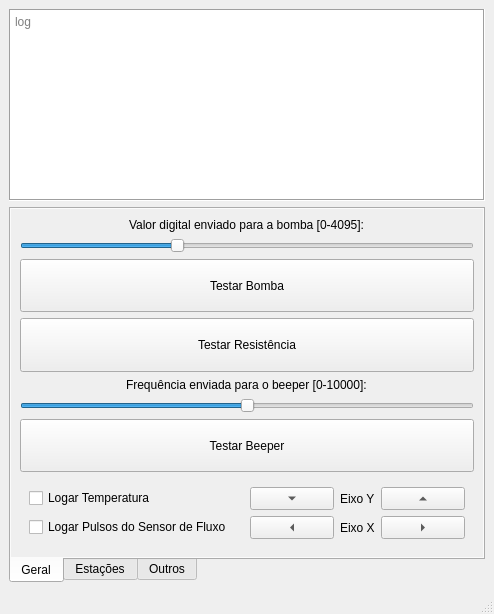
<?xml version="1.0" encoding="UTF-8"?>
<ui version="4.0">
 <class>QTester</class>
 <widget class="QMainWindow" name="QTester">
  <property name="geometry">
   <rect>
    <x>0</x>
    <y>0</y>
    <width>494</width>
    <height>614</height>
   </rect>
  </property>
  <property name="sizePolicy">
   <sizepolicy hsizetype="Preferred" vsizetype="Preferred">
    <horstretch>0</horstretch>
    <verstretch>0</verstretch>
   </sizepolicy>
  </property>
  <property name="minimumSize">
   <size>
    <width>480</width>
    <height>600</height>
   </size>
  </property>
  <property name="windowTitle">
   <string>lucas tester</string>
  </property>
  <property name="autoFillBackground">
   <bool>false</bool>
  </property>
  <property name="animated">
   <bool>false</bool>
  </property>
  <property name="documentMode">
   <bool>false</bool>
  </property>
  <property name="tabShape">
   <enum>QTabWidget::Rounded</enum>
  </property>
  <property name="dockNestingEnabled">
   <bool>false</bool>
  </property>
  <property name="unifiedTitleAndToolBarOnMac">
   <bool>true</bool>
  </property>
  <widget class="QWidget" name="centralwidget">
   <property name="enabled">
    <bool>true</bool>
   </property>
   <property name="sizePolicy">
    <sizepolicy hsizetype="Preferred" vsizetype="Preferred">
     <horstretch>0</horstretch>
     <verstretch>0</verstretch>
    </sizepolicy>
   </property>
   <property name="minimumSize">
    <size>
     <width>0</width>
     <height>0</height>
    </size>
   </property>
   <property name="autoFillBackground">
    <bool>false</bool>
   </property>
   <layout class="QGridLayout" name="gridLayout">
    <item row="0" column="0">
     <widget class="QTextEdit" name="logSerial">
      <property name="sizePolicy">
       <sizepolicy hsizetype="Preferred" vsizetype="Preferred">
        <horstretch>0</horstretch>
        <verstretch>0</verstretch>
       </sizepolicy>
      </property>
      <property name="frameShape">
       <enum>QFrame::Box</enum>
      </property>
      <property name="lineWrapMode">
       <enum>QTextEdit::NoWrap</enum>
      </property>
      <property name="readOnly">
       <bool>true</bool>
      </property>
      <property name="placeholderText">
       <string>log</string>
      </property>
     </widget>
    </item>
    <item row="1" column="0" rowspan="2">
     <widget class="QTabWidget" name="tabWidget">
      <property name="enabled">
       <bool>true</bool>
      </property>
      <property name="sizePolicy">
       <sizepolicy hsizetype="Preferred" vsizetype="Preferred">
        <horstretch>0</horstretch>
        <verstretch>0</verstretch>
       </sizepolicy>
      </property>
      <property name="layoutDirection">
       <enum>Qt::LeftToRight</enum>
      </property>
      <property name="autoFillBackground">
       <bool>false</bool>
      </property>
      <property name="tabPosition">
       <enum>QTabWidget::South</enum>
      </property>
      <property name="tabShape">
       <enum>QTabWidget::Rounded</enum>
      </property>
      <property name="currentIndex">
       <number>0</number>
      </property>
      <property name="elideMode">
       <enum>Qt::ElideNone</enum>
      </property>
      <property name="documentMode">
       <bool>false</bool>
      </property>
      <property name="tabsClosable">
       <bool>false</bool>
      </property>
      <property name="movable">
       <bool>false</bool>
      </property>
      <property name="tabBarAutoHide">
       <bool>false</bool>
      </property>
      <widget class="QWidget" name="geral">
       <property name="autoFillBackground">
        <bool>true</bool>
       </property>
       <attribute name="title">
        <string>Geral</string>
       </attribute>
       <layout class="QGridLayout" name="gridLayout_2">
        <item row="5" column="0">
         <widget class="QPushButton" name="testPump">
          <property name="sizePolicy">
           <sizepolicy hsizetype="Expanding" vsizetype="Expanding">
            <horstretch>0</horstretch>
            <verstretch>0</verstretch>
           </sizepolicy>
          </property>
          <property name="text">
           <string>Testar Bomba</string>
          </property>
         </widget>
        </item>
        <item row="2" column="0" alignment="Qt::AlignHCenter">
         <widget class="QLabel" name="label">
          <property name="text">
           <string>Valor digital enviado para a bomba [0-4095]:</string>
          </property>
         </widget>
        </item>
        <item row="10" column="0">
         <widget class="QWidget" name="widget" native="true">
          <layout class="QGridLayout" name="gridLayout_5">
           <property name="leftMargin">
            <number>9</number>
           </property>
           <property name="topMargin">
            <number>9</number>
           </property>
           <property name="rightMargin">
            <number>9</number>
           </property>
           <property name="bottomMargin">
            <number>9</number>
           </property>
           <item row="1" column="0">
            <widget class="QCheckBox" name="logTemperature">
             <property name="text">
              <string>Logar Temperatura</string>
             </property>
            </widget>
           </item>
           <item row="2" column="0">
            <widget class="QCheckBox" name="logFlowSensor">
             <property name="text">
              <string>Logar Pulsos do Sensor de Fluxo</string>
             </property>
            </widget>
           </item>
           <item row="1" column="1">
            <widget class="QWidget" name="widget_4" native="true">
             <property name="sizePolicy">
              <sizepolicy hsizetype="Preferred" vsizetype="Preferred">
               <horstretch>0</horstretch>
               <verstretch>0</verstretch>
              </sizepolicy>
             </property>
             <layout class="QHBoxLayout" name="horizontalLayout_8">
              <property name="spacing">
               <number>6</number>
              </property>
              <property name="leftMargin">
               <number>0</number>
              </property>
              <property name="topMargin">
               <number>0</number>
              </property>
              <property name="rightMargin">
               <number>0</number>
              </property>
              <property name="bottomMargin">
               <number>0</number>
              </property>
              <item>
               <widget class="QToolButton" name="yAxisDown">
                <property name="sizePolicy">
                 <sizepolicy hsizetype="Preferred" vsizetype="Preferred">
                  <horstretch>0</horstretch>
                  <verstretch>0</verstretch>
                 </sizepolicy>
                </property>
                <property name="text">
                 <string>...</string>
                </property>
                <property name="arrowType">
                 <enum>Qt::DownArrow</enum>
                </property>
               </widget>
              </item>
              <item>
               <widget class="QLabel" name="label_8">
                <property name="sizePolicy">
                 <sizepolicy hsizetype="Fixed" vsizetype="Preferred">
                  <horstretch>0</horstretch>
                  <verstretch>0</verstretch>
                 </sizepolicy>
                </property>
                <property name="text">
                 <string>Eixo Y</string>
                </property>
               </widget>
              </item>
              <item>
               <widget class="QToolButton" name="yAxisUp">
                <property name="sizePolicy">
                 <sizepolicy hsizetype="Preferred" vsizetype="Preferred">
                  <horstretch>0</horstretch>
                  <verstretch>0</verstretch>
                 </sizepolicy>
                </property>
                <property name="text">
                 <string>...</string>
                </property>
                <property name="arrowType">
                 <enum>Qt::UpArrow</enum>
                </property>
               </widget>
              </item>
             </layout>
            </widget>
           </item>
           <item row="2" column="1">
            <widget class="QWidget" name="widget_5" native="true">
             <property name="sizePolicy">
              <sizepolicy hsizetype="Preferred" vsizetype="Preferred">
               <horstretch>0</horstretch>
               <verstretch>0</verstretch>
              </sizepolicy>
             </property>
             <layout class="QHBoxLayout" name="horizontalLayout_9">
              <property name="spacing">
               <number>6</number>
              </property>
              <property name="leftMargin">
               <number>0</number>
              </property>
              <property name="topMargin">
               <number>0</number>
              </property>
              <property name="rightMargin">
               <number>0</number>
              </property>
              <property name="bottomMargin">
               <number>0</number>
              </property>
              <item>
               <widget class="QToolButton" name="xAxisLeft">
                <property name="sizePolicy">
                 <sizepolicy hsizetype="Preferred" vsizetype="Preferred">
                  <horstretch>0</horstretch>
                  <verstretch>0</verstretch>
                 </sizepolicy>
                </property>
                <property name="text">
                 <string>...</string>
                </property>
                <property name="arrowType">
                 <enum>Qt::LeftArrow</enum>
                </property>
               </widget>
              </item>
              <item>
               <widget class="QLabel" name="label_9">
                <property name="sizePolicy">
                 <sizepolicy hsizetype="Fixed" vsizetype="Preferred">
                  <horstretch>0</horstretch>
                  <verstretch>0</verstretch>
                 </sizepolicy>
                </property>
                <property name="text">
                 <string>Eixo X</string>
                </property>
               </widget>
              </item>
              <item>
               <widget class="QToolButton" name="xAxisRight">
                <property name="sizePolicy">
                 <sizepolicy hsizetype="Preferred" vsizetype="Preferred">
                  <horstretch>0</horstretch>
                  <verstretch>0</verstretch>
                 </sizepolicy>
                </property>
                <property name="text">
                 <string>...</string>
                </property>
                <property name="arrowType">
                 <enum>Qt::RightArrow</enum>
                </property>
               </widget>
              </item>
             </layout>
            </widget>
           </item>
          </layout>
         </widget>
        </item>
        <item row="3" column="0">
         <widget class="QSlider" name="pumpDigitalValue">
          <property name="maximum">
           <number>4095</number>
          </property>
          <property name="value">
           <number>1400</number>
          </property>
          <property name="tracking">
           <bool>false</bool>
          </property>
          <property name="orientation">
           <enum>Qt::Horizontal</enum>
          </property>
          <property name="invertedAppearance">
           <bool>false</bool>
          </property>
          <property name="invertedControls">
           <bool>false</bool>
          </property>
          <property name="tickPosition">
           <enum>QSlider::NoTicks</enum>
          </property>
         </widget>
        </item>
        <item row="8" column="0">
         <widget class="QSlider" name="beeperFrequency">
          <property name="maximum">
           <number>10000</number>
          </property>
          <property name="value">
           <number>5000</number>
          </property>
          <property name="tracking">
           <bool>false</bool>
          </property>
          <property name="orientation">
           <enum>Qt::Horizontal</enum>
          </property>
          <property name="invertedAppearance">
           <bool>false</bool>
          </property>
          <property name="invertedControls">
           <bool>false</bool>
          </property>
          <property name="tickPosition">
           <enum>QSlider::NoTicks</enum>
          </property>
         </widget>
        </item>
        <item row="9" column="0">
         <widget class="QPushButton" name="testBeeper">
          <property name="sizePolicy">
           <sizepolicy hsizetype="Expanding" vsizetype="Expanding">
            <horstretch>0</horstretch>
            <verstretch>0</verstretch>
           </sizepolicy>
          </property>
          <property name="text">
           <string>Testar Beeper</string>
          </property>
         </widget>
        </item>
        <item row="6" column="0">
         <widget class="QPushButton" name="testResistance">
          <property name="sizePolicy">
           <sizepolicy hsizetype="Expanding" vsizetype="Expanding">
            <horstretch>0</horstretch>
            <verstretch>0</verstretch>
           </sizepolicy>
          </property>
          <property name="text">
           <string>Testar Resistência</string>
          </property>
         </widget>
        </item>
        <item row="7" column="0" alignment="Qt::AlignHCenter">
         <widget class="QLabel" name="label_2">
          <property name="text">
           <string>Frequência enviada para o beeper [0-10000]:</string>
          </property>
         </widget>
        </item>
       </layout>
      </widget>
      <widget class="QWidget" name="estacao_1">
       <property name="autoFillBackground">
        <bool>false</bool>
       </property>
       <attribute name="title">
        <string>Estações</string>
       </attribute>
       <layout class="QGridLayout" name="gridLayout_4">
        <item row="1" column="0">
         <widget class="QPushButton" name="testButtonLed">
          <property name="sizePolicy">
           <sizepolicy hsizetype="Expanding" vsizetype="Expanding">
            <horstretch>0</horstretch>
            <verstretch>0</verstretch>
           </sizepolicy>
          </property>
          <property name="text">
           <string>?</string>
          </property>
         </widget>
        </item>
        <item row="0" column="0" colspan="2">
         <widget class="QComboBox" name="selectedStation">
          <property name="editable">
           <bool>false</bool>
          </property>
          <property name="currentText">
           <string/>
          </property>
          <property name="placeholderText">
           <string>Selecionar Estação</string>
          </property>
          <property name="duplicatesEnabled">
           <bool>false</bool>
          </property>
          <property name="frame">
           <bool>true</bool>
          </property>
          <item>
           <property name="text">
            <string>Estação 1</string>
           </property>
          </item>
          <item>
           <property name="text">
            <string>Estação 2</string>
           </property>
          </item>
          <item>
           <property name="text">
            <string>Estação 3</string>
           </property>
          </item>
          <item>
           <property name="text">
            <string>Estação 4</string>
           </property>
          </item>
          <item>
           <property name="text">
            <string>Estação 5</string>
           </property>
          </item>
         </widget>
        </item>
        <item row="1" column="1">
         <widget class="QPushButton" name="testPowerLed">
          <property name="sizePolicy">
           <sizepolicy hsizetype="Expanding" vsizetype="Expanding">
            <horstretch>0</horstretch>
            <verstretch>0</verstretch>
           </sizepolicy>
          </property>
          <property name="text">
           <string>?</string>
          </property>
         </widget>
        </item>
       </layout>
      </widget>
      <widget class="QWidget" name="tab">
       <attribute name="title">
        <string>Outros</string>
       </attribute>
       <layout class="QGridLayout" name="gridLayout_3">
        <item row="0" column="0">
         <widget class="QPlainTextEdit" name="userInput">
          <property name="frameShape">
           <enum>QFrame::Box</enum>
          </property>
          <property name="frameShadow">
           <enum>QFrame::Sunken</enum>
          </property>
          <property name="placeholderText">
           <string>input manual</string>
          </property>
         </widget>
        </item>
        <item row="1" column="0">
         <widget class="QPushButton" name="clearLogSerial">
          <property name="text">
           <string>Limpar Log</string>
          </property>
         </widget>
        </item>
       </layout>
      </widget>
     </widget>
    </item>
   </layout>
  </widget>
  <widget class="QStatusBar" name="statusBar"/>
 </widget>
 <resources/>
 <connections/>
</ui>
